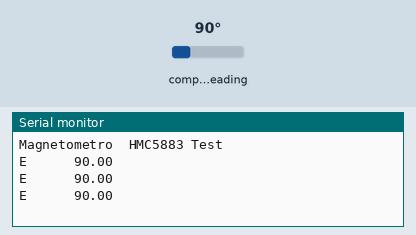
A sketch run on a simulated Arduino Uno, built with avr-gcc and run on an emulated ATmega328P. On the bench: the last lines printed to the serial monitor. The inputs (shaded band) are chosen by the test bench; at power-on: compass heading 90°.

Above: at 1.3 s.
1.4 s: compass heading set to 7°
At 1.9 s:
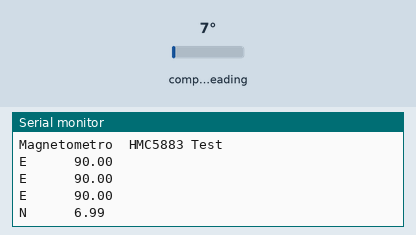
3.5 s: compass heading set to 180°
At 3.9 s:
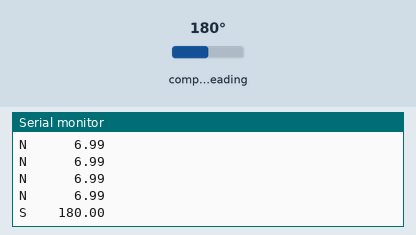
5.5 s: compass heading set to 269°
At 5.8 s:
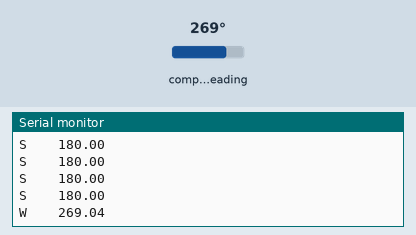

The sketch:

arduinoCompassKinect.ino
```cpp
#include <Wire.h>
#include <Adafruit_Sensor.h>
#include <Adafruit_HMC5883_U.h>

Adafruit_HMC5883_Unified mag = Adafruit_HMC5883_Unified(12345);

void displaySensorDetails(void)
{
  sensor_t sensor;
  mag.getSensor(&sensor);
  Serial.println("-----------------------------------");
  Serial.print ("Sensor:      "); Serial.println(sensor.name);
  Serial.print  ("Sensor:       "); Serial.println(sensor.name);
  Serial.print  ("Driver Ver:   "); Serial.println(sensor.version);
  Serial.print  ("ID unica:    "); Serial.println(sensor.sensor_id);
  Serial.print  ("Valor Maximo:    "); Serial.print(sensor.max_value); Serial.println(" uT");
  Serial.print  ("Valor Minimo:    "); Serial.print(sensor.min_value); Serial.println(" uT");
  Serial.print  ("Resolucion:   "); Serial.print(sensor.resolution); Serial.println(" uT");
  Serial.println("------------------------------------");
  Serial.println("");
  delay(500);

}


void setup() {
  Serial.begin(9600);
  Serial.println("Magnetometro  HMC5883 Test"); Serial.println("");

  /* Inicializamos el sensor */
  if(!mag.begin())
  {
    Serial.println("Oooops, no se ha detectado el HMC5883... revisa las conexiones!");
    while(1);
  }

  // Muestra la información básica del sensor
  //displaySensorDetails();
}

void loop() {
  // Hacemos que el sensor toma una muestra
  sensors_event_t event;
  mag.getEvent(&event);

  float muestra = atan2(event.magnetic.y, event.magnetic.x);

  // Corregimos valores negativos
  if(muestra < 0)
    muestra += 2*PI;

  // Convierte los radianes a grados
  float muestraangulo = muestra *180/M_PI;

  /* A continuación vamos a mostrar por pantalla los diferentes valores y puntos cardinales en función de las muestras tomadas*/
  if (muestraangulo > 350){
    Serial.print("N      "); Serial.println(muestraangulo);
  delay(500);
  }

  if (muestraangulo <= 15){
    Serial.print("N      "); Serial.println(muestraangulo);
  delay(500);
  }
  if (muestraangulo > 15 && muestraangulo <= 75){
    Serial.print("NE    "); Serial.println(muestraangulo);
  delay(500);
  }

  if (muestraangulo > 75 && muestraangulo <= 105){
    Serial.print("E      "); Serial.println(muestraangulo);
    delay(500);
  }

   if (muestraangulo > 105 && muestraangulo <= 165){
    Serial.print("SE    "); Serial.println(muestraangulo);
    delay(500);
  }

  if(muestraangulo > 165 && muestraangulo <= 195){
    Serial.print ("S    "); Serial.println(muestraangulo);
    delay(500);
  }

  if(muestraangulo > 195 && muestraangulo <= 255){
    Serial.print ("SW    "); Serial.println(muestraangulo);
    delay(500);
  }

  if(muestraangulo > 255 && muestraangulo <= 285){
    Serial.print ("W    "); Serial.println(muestraangulo);
    delay(500);
  }

  if(muestraangulo > 285 && muestraangulo <= 350){
    Serial.print ("NW    "); Serial.println(muestraangulo);
  delay(500);
  }

}
```

Measured:
- after the input at 1.4 s, the serial monitor: prints a new line after 0.11 s (image 1)
- after the input at 3.5 s, the serial monitor: prints a new line at once (image 2)
- after the input at 5.5 s, the serial monitor: prints a new line at once (image 3)
